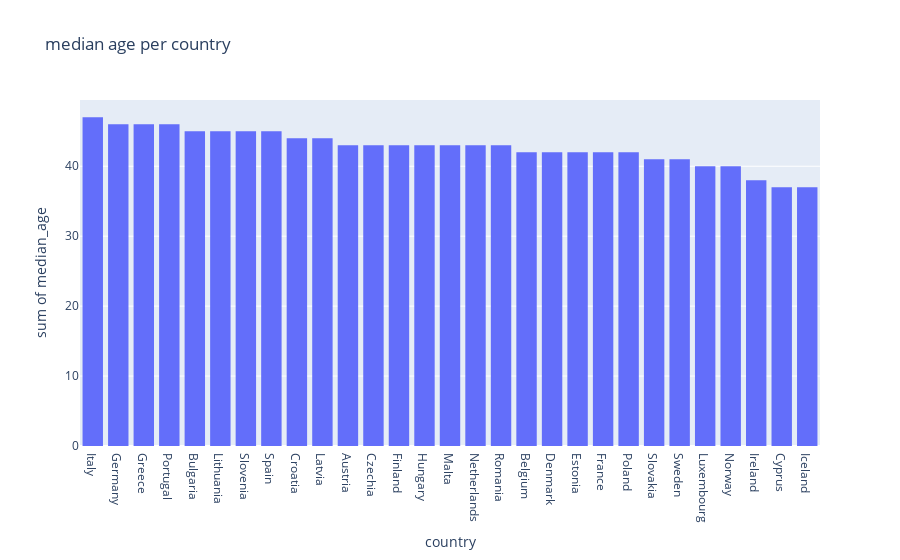

Notebook code for this chart:
### Code cell
fig = px.histogram(df_lw, x="country", y="median_age",title= "median age per country").update_xaxes(categoryorder='total descending')
fig.show()

### Figure 1 — Plotly figure (JSON) as saved in the notebook; plotly's stock layout.template omitted (floating-point values rounded to 4 significant figures)
{"data": [{"alignmentgroup": "True", "bingroup": "x", "histfunc": "sum", "hovertemplate": "country=%{x}<br>sum of median_age=%{y}<extra></extra>", "legendgroup": "", "marker": {"color": "#636efa", "pattern": {"shape": ""}}, "name": "", "offsetgroup": "", "orientation": "v", "showlegend": false, "type": "histogram", "x": ["Austria", "Belgium", "Bulgaria", "Croatia", "Cyprus", "Czechia", "Denmark", "Estonia", "Finland", "France", "Germany", "Greece", "Hungary", "Iceland", "Ireland", "Italy", "Latvia", "Lithuania", "Luxembourg", "Malta", "Netherlands", "Norway", "Poland", "Portugal", "Romania", "Slovakia", "Slovenia", "Spain", "Sweden"], "xaxis": "x", "y": [43, 42, 45, 44, 37, 43, 42, 42, 43, 42, 46, 46, 43, 37, 38, 47, 44, 45, 40, 43, 43, 40, 42, 46, 43, 41, 45, 45, 41], "yaxis": "y"}], "layout": {"barmode": "relative", "legend": {"tracegroupgap": 0}, "title": {"text": "median age per country"}, "xaxis": {"anchor": "y", "categoryorder": "total descending", "domain": [0, 1], "title": {"text": "country"}}, "yaxis": {"anchor": "x", "domain": [0, 1], "title": {"text": "sum of median_age"}}}}
